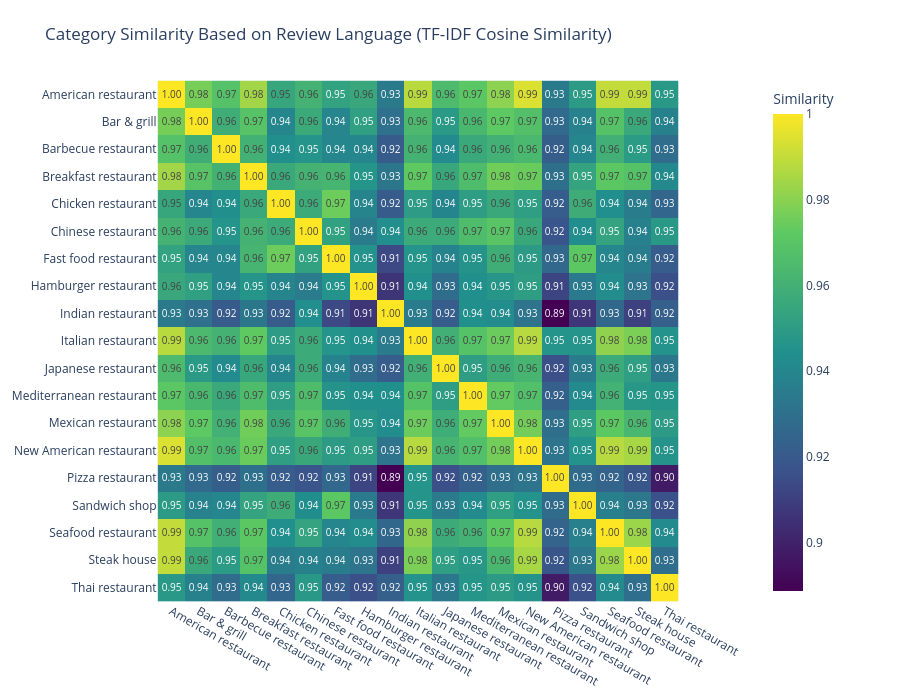

Notebook cell for this chart:
### Markdown cell above
Analyizing first the similarity of the language used in the reviews between different categories before any type of preprocessing.

### Code cell
heatmap_chart(similarity_df,
              title="Category Similarity Based on Review Language (TF-IDF Cosine Similarity)",)

### Figure 1 — Plotly figure (JSON) as saved in the notebook; plotly's stock layout.template omitted (floating-point values rounded to 4 significant figures; data arrays with more than 128 entries replaced by an {"elided": "..."} marker saying what was removed)
{"data": [{"coloraxis": "coloraxis", "hovertemplate": "x: %{x}<br>y: %{y}<br>Similarity: %{z}<extra></extra>", "name": "0", "texttemplate": "%{z:.2f}", "type": "heatmap", "x": ["American restaurant", "Bar & grill", "Barbecue restaurant", "Breakfast restaurant", "Chicken restaurant", "Chinese restaurant", "Fast food restaurant", "Hamburger restaurant", "Indian restaurant", "Italian restaurant", "Japanese restaurant", "Mediterranean restaurant", "Mexican restaurant", "New American restaurant", "Pizza restaurant", "Sandwich shop", "Seafood restaurant", "Steak house", "Thai restaurant"], "xaxis": "x", "y": ["American restaurant", "Bar & grill", "Barbecue restaurant", "Breakfast restaurant", "Chicken restaurant", "Chinese restaurant", "Fast food restaurant", "Hamburger restaurant", "Indian restaurant", "Italian restaurant", "Japanese restaurant", "Mediterranean restaurant", "Mexican restaurant", "New American restaurant", "Pizza restaurant", "Sandwich shop", "Seafood restaurant", "Steak house", "Thai restaurant"], "yaxis": "y", "z": {"elided": "19x19 float values"}}], "layout": {"coloraxis": {"colorbar": {"title": {"text": "Similarity"}}, "colorscale": [[0, "#440154"], [0.25, "#3b528b"], [0.5, "#21908d"], [0.75, "#5dc962"], [1, "#fde725"]], "showscale": true}, "height": 700, "margin": {"b": 60, "l": 80, "r": 150, "t": 80}, "title": {"text": "Category Similarity Based on Review Language (TF-IDF Cosine Similarity)"}, "width": 900, "xaxis": {"anchor": "y", "constrain": "domain", "domain": [0, 1], "scaleanchor": "y"}, "yaxis": {"anchor": "x", "autorange": "reversed", "constrain": "domain", "domain": [0, 1]}}}
